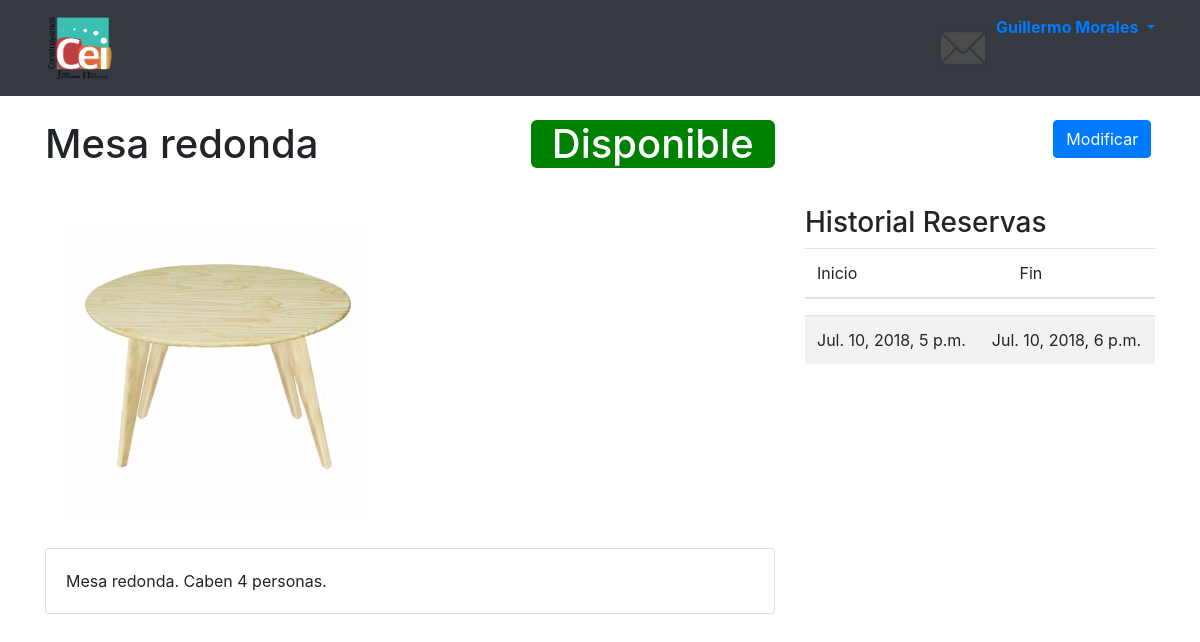
/articulos/1/ (signed in), run on the app's committed database.
### userprofile/models.py (models this page shows, shortened)
class Perfil(models.Model):
    nombre = models.CharField(max_length=200)
    rut = models.CharField(max_length=200)
    correo = models.OneToOneField(User, on_delete=models.CASCADE)
    habilitado = models.BooleanField()

### articulos/models.py (models this page shows, shortened)
class Articulos(models.Model):
    ESTADOS_ART = ((1, 'Disponible'), (2, 'Prestado'), (3, 'Reparación'), (4, 'Perdido'))
    estado_articulo = models.IntegerField(choices=ESTADOS_ART, default=1)
    nombre_articulo = models.CharField(max_length=200)
    descripcion_articulo = models.CharField(max_length=1500)
    foto_articulo = models.ImageField(upload_to='uploads/fotos_articulos')

### reservas/models.py (models this page shows, shortened)
class ReservaArticulo(models.Model):
    articulo = models.ForeignKey(Articulos, on_delete=models.CASCADE)
    perfil = models.ForeignKey(Perfil, on_delete=models.CASCADE)
    inicio = models.DateTimeField()
    final = models.DateTimeField()
    ESTADOS_RES = ((1, 'Pendiente'), (2, 'Entregado'), (3, 'Rechazado'))
    estado_reserva = models.IntegerField(choices=ESTADOS_RES, default=1)

### articulos/views.py (the view, shortened to what this page needs)
# urls.py: path('articulos/<int:id_articulo>/', views.id_articulo, name='id_articulo'),
def id_articulo(request, id_articulo):
    if not request.user.is_authenticated:
        return redirect('/home/')
    else:
        perfil = Perfil.objects.get(correo=request.user.id)
        articulo = Articulos.objects.get(pk=id_articulo)
        reservas = ReservaArticulo.objects.filter(articulo=articulo, final__lt=timezone.make_aware(datetime.now(), timezone.get_current_timezone()))
        lista_reservas=list(reservas)
        lista_reservas.sort(key=lambda x: x.final, reverse=True)
        lista_reservas = lista_reservas[:10]
        if request.user.is_superuser:
            context = {'articulo': articulo, 'perfil': perfil, 'lista_reservas': lista_reservas}
            return render(request, 'articulos/vista_articulos_admin.html', context)

### templates/articulos/vista_articulos_admin.html (shortened to what this page needs)
{% extends "Layouts/GeneralLayout.html" %}
{% load static %}
{% load bootstrap4 %}
{% block cabeza %}
    <link rel="stylesheet" href="{% static 'css/reset.css' %}">
    <link rel="stylesheet" href="{% static 'css/style.css' %}">
{% endblock %}
{% block content %}
    <div class="container">
        <div class="row">
            <div class="col-8">
                <h1><span class="pull-left">{{ articulo.nombre_articulo }}
                </span> &nbsp <span class="{{ articulo.get_estado_articulo_display }}">
                    &nbsp {{ articulo.get_estado_articulo_display }} &nbsp</span></h1>
                <br/>
                <br/>
                <img style="margin-left: 20px; max-height: 300px;max-width: 500px;" class="img-fluid" src={{ articulo.foto_articulo.url }}/>
                <br/>
                <br/>
                <div class="card">
                    <div class="card-body">
                        {{ articulo.descripcion_articulo }}
                    </div>
                </div>
            </div>
            <div class="col-4">
                <div class="col-4 ml-auto">
                    <a class="btn btn-primary" href="edit" role="button">Modificar</a>
                </div>
                <br/>
                <br/>
                <h3>Historial Reservas</h3>
                <table class="table table-striped">
                    <thead>
                    <tr>
                        <th scope="col">Inicio</th>
                        <th scope="col">Fin</th>
                    </tr>
                    </thead>
                </table>
                <div class="bodycontainer scrollable">
                <table class="table table-hover table-striped table-condensed">
                    <tbody>
                    {% for reserva in lista_reservas %}
                        <tr>
                            <td>{{ reserva.inicio }}</td>
                            <td>{{ reserva.final }}</td>
                        </tr>
                    {% endfor %}
                    </tbody>
                </table>
                </div>
            </div>
        </div>
    </div>
{% endblock %}

### templates/Layouts/TopBarCode.html (shortened to what this page needs)
<nav class="navbar navbar-expand-md navbar-dark bg-dark">
   <div class='container'>
      <a class="navbar-brand" href="{% url 'home' %}">
          <img id="LogoCEI" src="/media/cosas/logoCEI2014.png" onclick="" width="70" height="70" class="d-inline-block align-top" alt="">
      </a>
      <div class='collapse navbar-collapse' id='navbarCollapseLinks'>
        <ul class='navbar-nav ml-auto'>
          <li class='nav-item'>
              <a href='#' class='nav-link'><img id="Mail" src="/media/cosas/mailIcon.png" onclick="" width="50" height="50"></a>
          </li>
            {% if user.is_authenticated %}
                <li class="dropdown">
                    <a href="#" class="dropdown-toggle" data-toggle="dropdown">
                        <strong>{{ perfil.nombre }}</strong>
                    </a>
                </li>
            {% else %}
                <li class='nav-item'>
                   <p class="navbar-text">Usted no ha iniciado sesión</p>
                </li>
            {% endif %}
        </ul>
      </div>
  </div>
</nav>

### static/css/style.css (style rules this page uses)
*, *::after, *::before { box-sizing: border-box; }
body { font-size: 1.6rem; font-family: "Source Sans Pro", sans-serif; color: #222222; background-color: white; }
a { color: #A2B9B2; text-decoration: none; }

### templates/articulos/vista_articulos_admin.html (style rules this page uses)
.Disponible { display: inline-block; background:green; border-radius: 6px; text-align: center; color:white; float:right; }
.bodycontainer { max-height: 490px; margin: 0; overflow-y: auto; }

### data on the page
Perfil: nombre "Guillermo Morales"
Articulos: nombre_articulo "Mesa redonda", estado_articulo "Disponible", foto_articulo (picture), descripcion_articulo "Mesa redonda. Caben 4 personas."
ReservaArticulo: inicio "Jul. 10, 2018, 5 p.m.", final "Jul. 10, 2018, 6 p.m."
